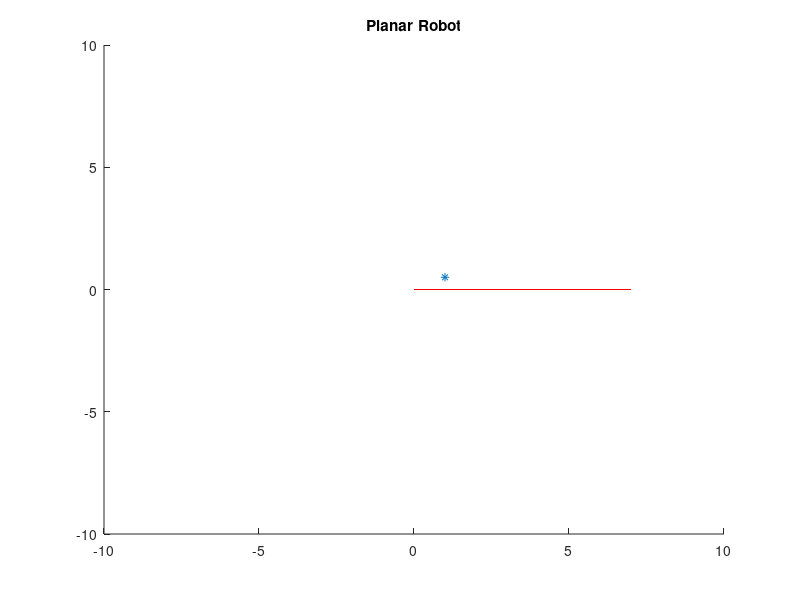

Here is the MATLAB script that generated this plot: (Note: this script raises an error after producing the figure.)
%%  2D Cyclic Coordinate Descent Algorithm
%   Avery Bodenstein
%   9/1/2018

%%  Inputs
clc; clear; close all;

target = [1;0.5]; % target point

num_of_link = 7; % number of links
%   Set up initial joint X locations
xdata = (0:num_of_link);
%   Set up initial joint Y locations
ydata = zeros(1,num_of_link+1);
%   Set up initial joint angles
angledata = zeros(1,num_of_link+1);
%   Error threashold
threashold = 0.5;

%   Set up figure
figure
title('Planar Robot')
axis([-10 10 -10 10])
hold on

%% Run CCD Algorithm

hnd = plot(xdata,ydata,'-r');    % plot robot manipulator
plot(target(1),target(2),'*')    % plot target

input('Enter to Continue...');

[output_angles, output_positions] = CCD_2D(angledata,[xdata;ydata],0,target,threashold,10);

for i = 1:1:size(xdata,2)
    plot(output_positions(1,:), output_positions(2,:), 'ob')
end

set(hnd,'xdata',output_positions(1,:),'ydata',output_positions(2,:)); % update data to plot  
